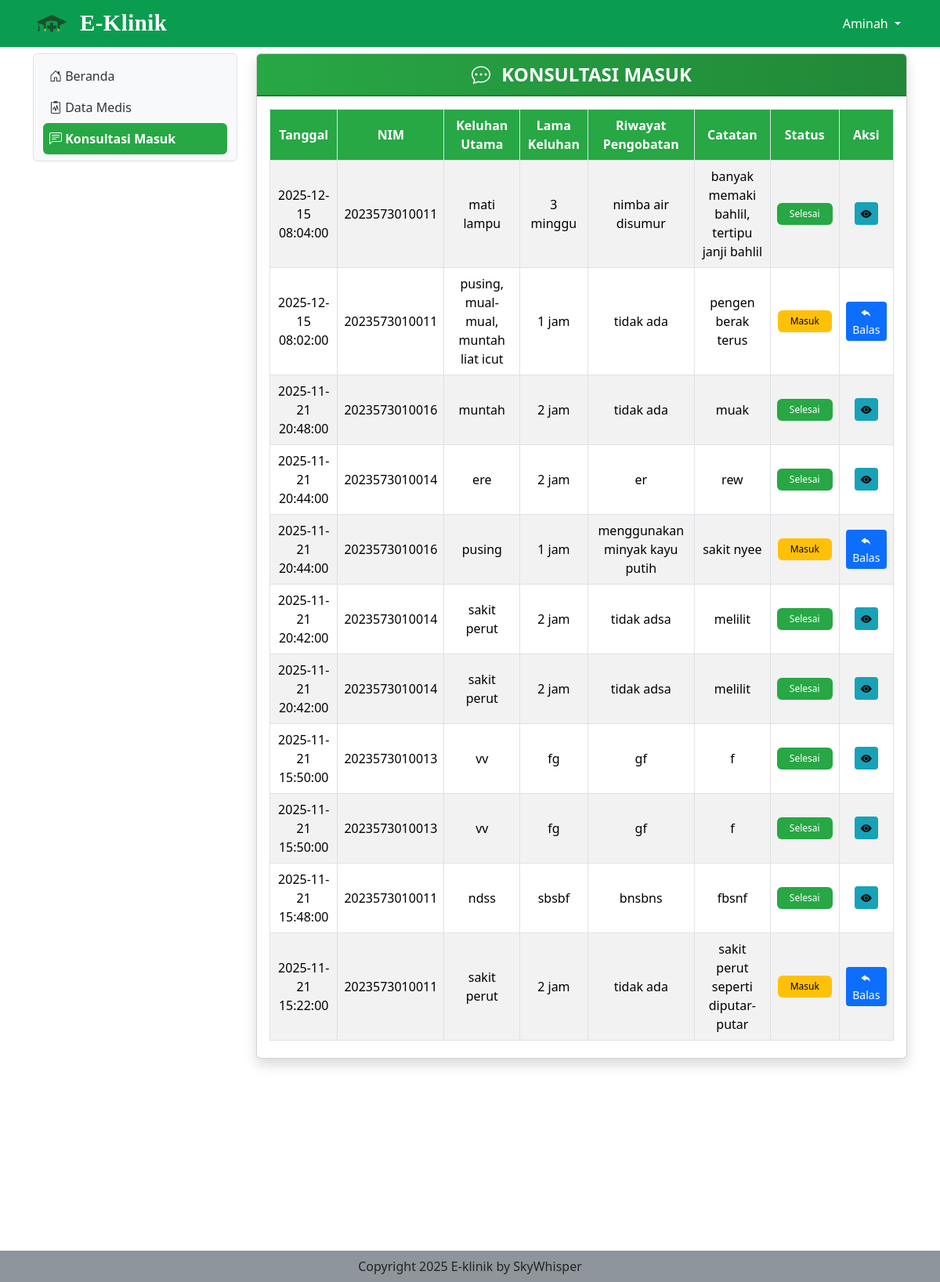
Screenshot of /konsultasimasuk (signed in) with the database file from the repository.
### tables this page shows
CREATE TABLE `tindak_lanjut` (
  `id_tindak_lanjut` bigint(20) NOT NULL,
  `tgl_tindak_lanjut` datetime DEFAULT current_timestamp(),
  `diagnosa` text DEFAULT NULL,
  `resep_obat` text DEFAULT NULL,
  `saran_perawatan` text DEFAULT NULL,
  `id_konsultasi` bigint(20) DEFAULT NULL,
  `nim` varchar(50) DEFAULT NULL,
  `id_petugas` varchar(50) DEFAULT NULL
);

CREATE TABLE `konsultasi` (
  `id_konsultasi` bigint(20) NOT NULL,
  `tgl_konsultasi` datetime DEFAULT current_timestamp(),
  `keluhan_utama` text DEFAULT NULL,
  `lama_keluhan` text DEFAULT NULL,
  `riwayat_pengobatan_sendiri` text DEFAULT NULL,
  `catatan_mahasiswa` text DEFAULT NULL,
  `nim` varchar(50) DEFAULT NULL,
  `id_petugas` varchar(50) DEFAULT NULL,
  `status` varchar(20) DEFAULT NULL
);

### konsultasimasuk.php (the view, shortened to what this page needs)
<?php
include 'proses/connect.php';
$id_petugas = $_SESSION['username_eklinik'];
$stmt = mysqli_prepare($conn, "SELECT k.*, tl.tgl_tindak_lanjut, tl.diagnosa, tl.resep_obat, tl.saran_perawatan
        FROM konsultasi k
        LEFT JOIN tindak_lanjut tl ON k.id_konsultasi = tl.id_konsultasi
        WHERE k.id_petugas = ?
        ORDER BY k.tgl_konsultasi DESC");
mysqli_stmt_bind_param($stmt, "s", $id_petugas);
mysqli_stmt_execute($stmt);
$result = mysqli_stmt_get_result($stmt);
?>
<div class="col-lg-9 mt-2">
    <div class="card shadow">
        <div class="card-header">
            <i class="bi bi-chat-dots me-2"></i> KONSULTASI MASUK
        </div>
        <div class="card-body">
            <table class="table table-bordered table-striped text-center">
                <thead>
                    <tr>
                        <th>Tanggal</th>
                        <th>NIM</th>
                        <th>Keluhan Utama</th>
                        <th>Lama Keluhan</th>
                        <th>Riwayat Pengobatan</th>
                        <th>Catatan</th>
                        <th>Status</th>
                        <th>Aksi</th>
                    </tr>
                </thead>
                <tbody>
                    <?php while ($row = mysqli_fetch_assoc($result)): ?>
                    <tr>
                        <td><?= htmlspecialchars($row['tgl_konsultasi']) ?></td>
                        <td><?= htmlspecialchars($row['nim']) ?></td>
                        <td><?= htmlspecialchars($row['keluhan_utama']) ?></td>
                        <td><?= htmlspecialchars($row['lama_keluhan']) ?></td>
                        <td><?= htmlspecialchars($row['riwayat_pengobatan_sendiri']) ?></td>
                        <td><?= htmlspecialchars($row['catatan_mahasiswa']) ?></td>
                        <td>
                            <?php if (empty($row['tgl_tindak_lanjut'])): ?>
                                <span class="badge text-bg-warning px-3 py-2">Masuk</span>
                            <?php else: ?>
                                <span class="badge text-bg-success px-3 py-2">Selesai</span>
                            <?php endif; ?>
                        </td>
                        <td>
                            <?php if (empty($row['tgl_tindak_lanjut'])): ?>
                                <button class="btn btn-primary btn-sm"
                                        data-bs-toggle="modal"
                                        data-bs-target="#balasModal"
                                        data-id="<?= htmlspecialchars($row['id_konsultasi']) ?>"
                                        data-nim="<?= htmlspecialchars($row['nim']) ?>">
                                    <i class="bi bi-reply-fill"></i> Balas
                                </button>
                            <?php else: ?>
                                <button class="btn btn-info btn-sm"
                                        data-bs-toggle="modal"
                                        data-bs-target="#detailModal"
                                        data-nim="<?= htmlspecialchars($row['nim']) ?>"
                                        data-keluhan="<?= htmlspecialchars($row['keluhan_utama']) ?>"
                                        data-lama="<?= htmlspecialchars($row['lama_keluhan']) ?>"
                                        data-riwayat="<?= htmlspecialchars($row['riwayat_pengobatan_sendiri']) ?>"
                                        data-catatan="<?= htmlspecialchars($row['catatan_mahasiswa']) ?>"
                                        data-tgl="<?= htmlspecialchars($row['tgl_tindak_lanjut']) ?>"
                                        data-diagnosa="<?= htmlspecialchars($row['diagnosa']) ?>"
                                        data-resep="<?= htmlspecialchars($row['resep_obat']) ?>"
                                        data-saran="<?= htmlspecialchars($row['saran_perawatan']) ?>">
                                    <i class="bi bi-eye-fill"></i>
                                </button>
                            <?php endif; ?>
                        </td>
                    </tr>
                    <?php endwhile; ?>
                </tbody>
            </table>
        </div>
    </div>
</div>

### assets/css/style.css (style rules this page uses)
body { height: 100%; }

### konsultasimasuk.php (style rules this page uses)
.card-header { font-size: 1.5rem; font-weight: 700; color: #fff; background: linear-gradient(90deg, #28a745, #218838); text-align: center; border-bottom: 2px solid #1e7e34; }
.table thead th { background-color: #28a745; color: #fff; text-align: center; vertical-align: middle; }
.table tbody td { vertical-align: middle; }
.badge.text-bg-warning { background-color: #ffc107 !important; color: #212529; font-weight: 500; }
.badge.text-bg-success { background-color: #28a745 !important; font-weight: 500; }
.btn-primary { background-color: #0d6efd; border: none; }
.btn-info { background-color: #17a2b8; border: none; }
.card-body { max-height: 75vh; overflow-y: auto; }

### rows the page displays
tindak_lanjut: id_konsultasi.tgl_konsultasi "2025-12-15 08:04:00", id_konsultasi.nim "2023573010011", id_konsultasi.keluhan_utama "mati lampu", id_konsultasi.lama_keluhan "3 minggu", id_konsultasi.riwayat_pengobatan_sendiri "nimba air disumur", id_konsultasi.catatan_mahasiswa "banyak memaki bahlil, tertipu janji bahlil", shows "Selesai"
konsultasi: tgl_konsultasi "2025-12-15 08:02:00", nim "2023573010011", keluhan_utama "pusing, mual-mual, muntah liat icut", lama_keluhan "1 jam", riwayat_pengobatan_sendiri "tidak ada", catatan_mahasiswa "pengen berak terus", shows "Masuk"
tindak_lanjut: id_konsultasi.tgl_konsultasi "2025-11-21 20:48:00", id_konsultasi.nim "2023573010016", id_konsultasi.keluhan_utama "muntah", id_konsultasi.lama_keluhan "2 jam", id_konsultasi.riwayat_pengobatan_sendiri "tidak ada", id_konsultasi.catatan_mahasiswa "muak", shows "Selesai"
tindak_lanjut: id_konsultasi.tgl_konsultasi "2025-11-21 20:44:00", id_konsultasi.nim "2023573010014", id_konsultasi.keluhan_utama "ere", id_konsultasi.lama_keluhan "2 jam", id_konsultasi.riwayat_pengobatan_sendiri "er", id_konsultasi.catatan_mahasiswa "rew", shows "Selesai"
konsultasi: tgl_konsultasi "2025-11-21 20:44:00", nim "2023573010016", keluhan_utama "pusing", lama_keluhan "1 jam", riwayat_pengobatan_sendiri "menggunakan minyak kayu putih", catatan_mahasiswa "sakit nyee", shows "Masuk"
tindak_lanjut: id_konsultasi.tgl_konsultasi "2025-11-21 20:42:00", id_konsultasi.nim "2023573010014", id_konsultasi.keluhan_utama "sakit perut", id_konsultasi.lama_keluhan "2 jam", id_konsultasi.riwayat_pengobatan_sendiri "tidak adsa", id_konsultasi.catatan_mahasiswa "melilit", shows "Selesai"
tindak_lanjut: id_konsultasi.tgl_konsultasi "2025-11-21 20:42:00", id_konsultasi.nim "2023573010014", id_konsultasi.keluhan_utama "sakit perut", id_konsultasi.lama_keluhan "2 jam", id_konsultasi.riwayat_pengobatan_sendiri "tidak adsa", id_konsultasi.catatan_mahasiswa "melilit", shows "Selesai"
tindak_lanjut: id_konsultasi.tgl_konsultasi "2025-11-21 15:50:00", id_konsultasi.nim "2023573010013", id_konsultasi.keluhan_utama "vv", id_konsultasi.lama_keluhan "fg", id_konsultasi.riwayat_pengobatan_sendiri "gf", id_konsultasi.catatan_mahasiswa "f", shows "Selesai"
tindak_lanjut: id_konsultasi.tgl_konsultasi "2025-11-21 15:50:00", id_konsultasi.nim "2023573010013", id_konsultasi.keluhan_utama "vv", id_konsultasi.lama_keluhan "fg", id_konsultasi.riwayat_pengobatan_sendiri "gf", id_konsultasi.catatan_mahasiswa "f", shows "Selesai"
tindak_lanjut: id_konsultasi.tgl_konsultasi "2025-11-21 15:48:00", id_konsultasi.nim "2023573010011", id_konsultasi.keluhan_utama "ndss", id_konsultasi.lama_keluhan "sbsbf", id_konsultasi.riwayat_pengobatan_sendiri "bnsbns", id_konsultasi.catatan_mahasiswa "fbsnf", shows "Selesai"
konsultasi: tgl_konsultasi "2025-11-21 15:22:00", nim "2023573010011", keluhan_utama "sakit perut", lama_keluhan "2 jam", riwayat_pengobatan_sendiri "tidak ada", catatan_mahasiswa "sakit perut seperti diputar-putar", shows "Masuk"

### other values shown
$_SESSION['nama_eklinik'] "Aminah"
